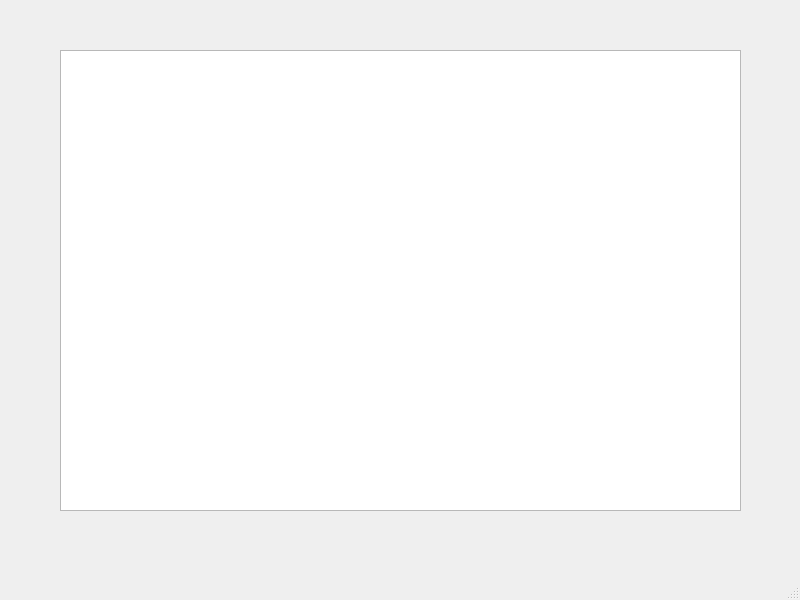
<?xml version="1.0" encoding="UTF-8"?>
<ui version="4.0">
 <class>MainWindow</class>
 <widget class="QMainWindow" name="MainWindow">
  <property name="geometry">
   <rect>
    <x>0</x>
    <y>0</y>
    <width>800</width>
    <height>600</height>
   </rect>
  </property>
  <property name="windowTitle">
   <string>MainWindow</string>
  </property>
  <widget class="QWidget" name="centralwidget">
   <widget class="QListWidget" name="listWidget">
    <property name="geometry">
     <rect>
      <x>60</x>
      <y>50</y>
      <width>681</width>
      <height>461</height>
     </rect>
    </property>
   </widget>
  </widget>
  <widget class="QMenuBar" name="menubar">
   <property name="geometry">
    <rect>
     <x>0</x>
     <y>0</y>
     <width>800</width>
     <height>30</height>
    </rect>
   </property>
  </widget>
  <widget class="QStatusBar" name="statusbar"/>
 </widget>
 <resources/>
 <connections/>
</ui>
